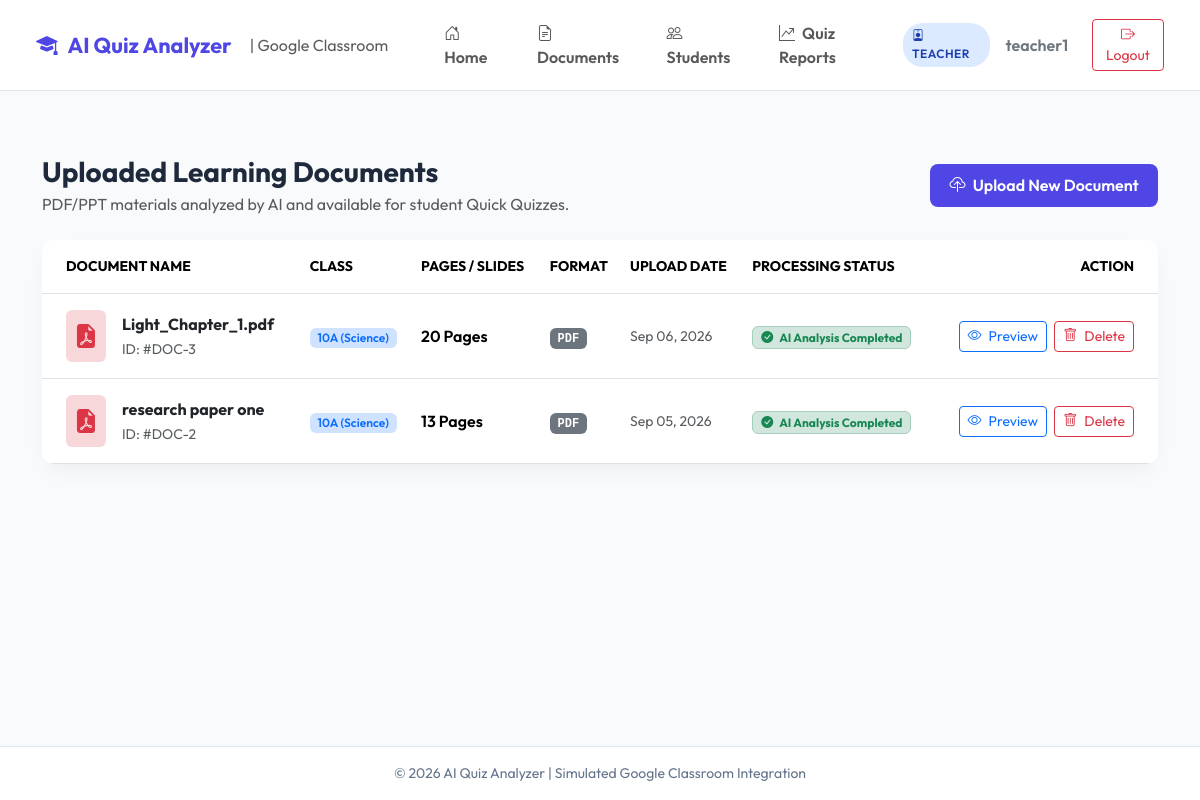
Screenshot of /teacher/documents/ (signed in) with the database file from the repository.
### quiz_app/models.py (models this page shows, shortened)
class User(AbstractUser):
    ROLE_CHOICES = (
        ('TEACHER', 'Teacher'),
        ('STUDENT', 'Student'),
    )
    role = models.CharField(max_length=10, choices=ROLE_CHOICES, default='STUDENT')
    @property
    def is_teacher(self):
        return self.role == 'TEACHER'

class Document(models.Model):
    FILE_TYPE_CHOICES = (
        ('PDF', 'PDF Document'),
        ('PPT', 'PPT Presentation'),
        ('PPTX', 'PPTX Presentation'),
    )
    STATUS_CHOICES = (
        ('PENDING', 'Pending Processing'),
        ('PROCESSING', 'Processing'),
        ('COMPLETED', 'AI Analysis Completed'),
        ('FAILED', 'Processing Failed'),
    )
    classroom = models.ForeignKey(ClassRoom, on_delete=models.CASCADE, related_name='documents')
    title = models.CharField(max_length=255)
    file = models.FileField(upload_to='documents/', null=True, blank=True)
    file_type = models.CharField(max_length=10, choices=FILE_TYPE_CHOICES, default='PDF')
    total_pages = models.IntegerField(default=0)
    upload_date = models.DateTimeField(auto_now_add=True)
    processing_status = models.CharField(max_length=20, choices=STATUS_CHOICES, default='PENDING')

class ClassRoom(models.Model):
    name = models.CharField(max_length=100)
    code = models.CharField(max_length=20, unique=True)
    subject = models.CharField(max_length=100)
    teacher = models.ForeignKey(User, on_delete=models.CASCADE, related_name='classes_created')
    created_at = models.DateTimeField(auto_now_add=True)

### quiz_app/views.py (the view)
# urls.py: path('teacher/documents/', views.teacher_document_list, name='teacher_document_list'),
@login_required
def teacher_document_list(request):
    if not request.user.is_teacher:
        return redirect('student_dashboard')
    documents = Document.objects.filter(classroom__teacher=request.user).order_by('-upload_date')
    return render(request, 'teacher/document_list.html', {'documents': documents})

### templates/teacher/document_list.html (shortened to what this page needs)
{% extends 'base.html' %}
{% block content %}
<div class="container py-3">
    <div class="d-flex justify-content-between align-items-center mb-4">
        <div>
            <h3 class="fw-bold mb-1">Uploaded Learning Documents</h3>
            <p class="text-muted mb-0">PDF/PPT materials analyzed by AI and available for student Quick Quizzes.</p>
        </div>
        <a href="{% url 'upload_document' %}" class="btn btn-purple">
            <i class="bi bi-cloud-upload me-1"></i> Upload New Document
        </a>
    </div>
    <div class="card card-custom border-0 p-0 overflow-hidden">
        <div class="table-responsive">
            <table class="table table-hover align-middle mb-0">
                <thead class="bg-light text-muted small text-uppercase">
                    <tr>
                        <th class="ps-4 py-3">Document Name</th>
                        <th class="py-3">Class</th>
                        <th class="py-3">Pages / Slides</th>
                        <th class="py-3">Format</th>
                        <th class="py-3">Upload Date</th>
                        <th class="py-3">Processing Status</th>
                        <th class="pe-4 py-3 text-end">Action</th>
                    </tr>
                </thead>
                <tbody>
                    {% for doc in documents %}
                    <tr>
                        <td class="ps-4 py-3">
                            <div class="d-flex align-items-center">
                                <div class="p-2 bg-danger-subtle text-danger rounded me-3">
                                    <i class="bi bi-file-earmark-pdf-fill fs-4"></i>
                                </div>
                                <div>
                                    <span class="fw-bold text-dark d-block">{{ doc.title }}</span>
                                    <span class="small text-muted">ID: #DOC-{{ doc.id }}</span>
                                </div>
                            </div>
                        </td>
                        <td>
                            <span class="badge bg-primary-subtle text-primary fw-semibold">{{ doc.classroom.name }} ({{ doc.classroom.subject }})</span>
                        </td>
                        <td class="fw-semibold">{{ doc.total_pages }} Pages</td>
                        <td><span class="badge bg-secondary font-monospace">{{ doc.file_type }}</span></td>
                        <td class="text-muted small">{{ doc.upload_date|date:"M d, Y" }}</td>
                        <td>
                            {% if doc.processing_status == 'COMPLETED' %}
                                <span class="badge bg-success-subtle text-success border border-success-subtle px-2 py-1">
                                    <i class="bi bi-check-circle-fill me-1"></i> {{ doc.get_processing_status_display }}
                                </span>
                            {% elif doc.processing_status == 'PROCESSING' %}
                                <span class="badge bg-warning-subtle text-warning border border-warning-subtle px-2 py-1">
                                    <i class="bi bi-hourglass-split me-1"></i> Processing...
                                </span>
                            {% else %}
                                <span class="badge bg-secondary px-2 py-1">{{ doc.get_processing_status_display }}</span>
                            {% endif %}
                        </td>
                        <td class="pe-4 text-end">
                            <a href="{% url 'document_viewer' doc.id %}" class="btn btn-sm btn-outline-primary me-1">
                                <i class="bi bi-eye me-1"></i> Preview
                            </a>
                            <form method="post" action="{% url 'delete_document' doc.id %}" class="d-inline" onsubmit="return confirm('Are you sure you want to delete document \'{{ doc.title }}\'?');">
                                <button type="submit" class="btn btn-sm btn-outline-danger">
                                    <i class="bi bi-trash me-1"></i> Delete
                                </button>
                            </form>
                        </td>
                    </tr>
                    {% endfor %}
                </tbody>
            </table>
        </div>
    </div>
</div>
{% endblock %}

### templates/base.html (shortened to what this page needs)
<!DOCTYPE html>
<html lang="en">
<head>
    <link href="https://cdn.jsdelivr.net/npm/bootstrap@5.3.2/dist/css/bootstrap.min.css" rel="stylesheet">
    <link rel="stylesheet" href="https://cdn.jsdelivr.net/npm/bootstrap-icons@1.11.1/font/bootstrap-icons.css">
</head>
<body>
    <nav class="navbar navbar-expand-lg navbar-classroom sticky-top">
        <div class="container-fluid">
            <a class="navbar-brand brand-logo" href="{% url 'dashboard' %}">
                <i class="bi bi-mortarboard-fill"></i> AI Quiz Analyzer
                <span class="fs-6 text-muted fw-normal ms-2 d-none d-md-inline">| Google Classroom</span>
            </a>
            <div class="collapse navbar-collapse" id="navbarNav">
                {% if user.is_authenticated %}
                <ul class="navbar-nav me-auto ms-lg-4 mb-2 mb-lg-0">
                    <li class="nav-item">
                        <a class="nav-link fw-semibold px-3" href="{% url 'dashboard' %}"><i class="bi bi-house-door me-1"></i> Home</a>
                    </li>
                    {% if user.is_teacher %}
                        <li class="nav-item">
                            <a class="nav-link fw-semibold px-3" href="{% url 'teacher_document_list' %}"><i class="bi bi-file-earmark-text me-1"></i> Documents</a>
                        </li>
                        <li class="nav-item">
                            <a class="nav-link fw-semibold px-3" href="{% url 'teacher_student_list' %}"><i class="bi bi-people me-1"></i> Students</a>
                        </li>
                        <li class="nav-item">
                            <a class="nav-link fw-semibold px-3" href="{% url 'teacher_reports' %}"><i class="bi bi-graph-up-arrow me-1"></i> Quiz Reports</a>
                        </li>
                    {% endif %}
                </ul>
                <div class="d-flex align-items-center gap-3">
                    <span class="badge-role {% if user.is_teacher %}badge-teacher{% else %}badge-student{% endif %}">
                        <i class="bi {% if user.is_teacher %}bi-person-badge{% else %}bi-backpack{% endif %} me-1"></i>
                        {{ user.get_role_display }}
                    </span>
                    <span class="fw-semibold text-secondary">{{ user.username }}</span>
                    <a href="{% url 'logout' %}" class="btn btn-outline-danger btn-sm ms-2">
                        <i class="bi bi-box-arrow-right"></i> Logout
                    </a>
                </div>
                {% endif %}
            </div>
        </div>
    </nav>
    <div class="content-container">
        {% block content %}{% endblock %}
    </div>
    <footer class="text-center">
        <div class="container">
            <p class="mb-0">&copy; 2026 AI Quiz Analyzer | Simulated Google Classroom Integration</p>
        </div>
    </footer>
</body>
</html>

### templates/base.html (style rules this page uses)
:root { --primary-purple: #4f46e5; --primary-hover: #4338ca; --secondary-purple: #818cf8; --accent-purple: #e0e7ff; --bg-light: #f8fafc; --card-shadow: 0 10px 25px -5px rgba(0, 0, 0, 0.05), 0 8px 10px -6px rgba(0, 0, 0, 0.01); }
body { font-family: 'Outfit', sans-serif; background-color: var(--bg-light); color: #1e293b; min-height: 100vh; display: flex; flex-direction: column; }
.navbar-classroom { background: #ffffff; border-bottom: 1px solid #e2e8f0; box-shadow: 0 2px 4px rgba(0,0,0,0.02); padding: 0.8rem 1.5rem; }
.brand-logo { font-weight: 700; color: var(--primary-purple); font-size: 1.35rem; display: flex; align-items: center; gap: 10px; }
.badge-role { font-size: 0.75rem; font-weight: 600; padding: 0.35em 0.75em; border-radius: 20px; text-transform: uppercase; letter-spacing: 0.5px; }
.badge-teacher { background-color: #dbeafe; color: #1e40af; }
.btn-purple { background-color: var(--primary-purple); color: #ffffff; font-weight: 600; border-radius: 8px; padding: 0.6rem 1.2rem; border: none; transition: all 0.2s ease-in-out; }
.card-custom { border: 1px solid #e2e8f0; border-radius: 12px; background: #ffffff; box-shadow: var(--card-shadow); transition: transform 0.2s, box-shadow 0.2s; }
.content-container { flex: 1; padding: 2rem 0; }
footer { background: #ffffff; border-top: 1px solid #e2e8f0; padding: 1rem 0; font-size: 0.875rem; color: #64748b; }

### rows the page displays
User: role "TEACHER", username "teacher1"
Document: title "Light_Chapter_1.pdf", id "3", classroom.name "10A", classroom.subject "Science", total_pages "20", file_type "PDF", upload_date "Sep 06, 2026", processing_status "AI Analysis Completed"
Document: title "research paper one", id "2", classroom.name "10A", classroom.subject "Science", total_pages "13", file_type "PDF", upload_date "Sep 05, 2026", processing_status "AI Analysis Completed"
